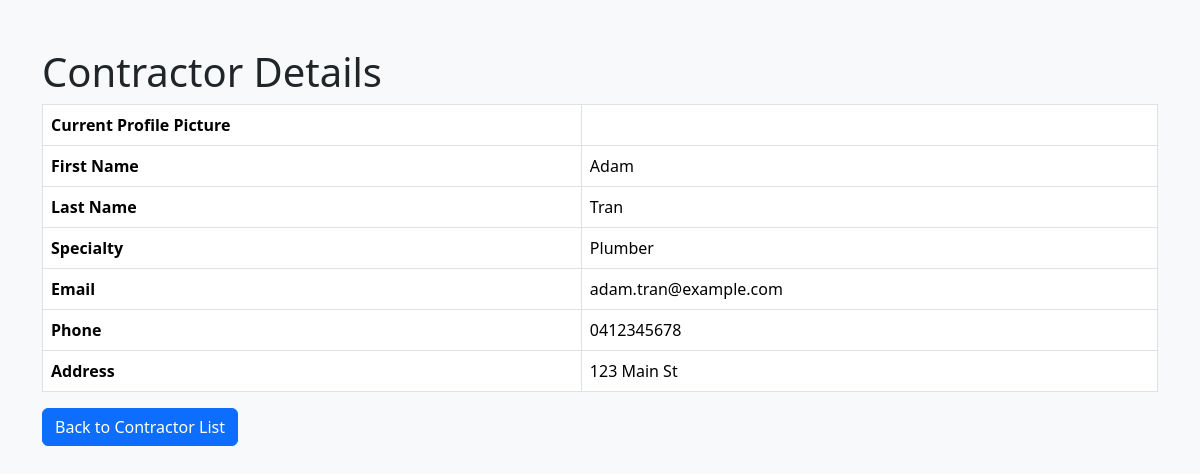
The page /view_contractor_detail.php?contractor_id=1 (signed in) on the database its author committed.
### tables this page shows
CREATE TABLE `contractor` (
  `contractor_id` int(11) NOT NULL,
  `firstName` varchar(50) NOT NULL,
  `lastName` varchar(50) DEFAULT NULL,
  `specialty` varchar(50) NOT NULL,
  `email` varchar(50) NOT NULL,
  `phone` varchar(10) NOT NULL,
  `address` varchar(200) NOT NULL,
  `profile_picture` varchar(256) DEFAULT NULL
);

### view_contractor_detail.php (the view, shortened to what this page needs)
<?php
require_once("connection.php");
$stmt = $dbh->prepare("SELECT * FROM `contractor` WHERE `contractor_id` = :contractor_id");
$stmt->execute(['contractor_id' => $_GET['contractor_id']]);
if ($stmt->rowCount() == 1 && $row = $stmt->fetchObject()) {
    ?>
    <!doctype html>
    <html lang="en">
    <head>
        <link href="https://cdn.jsdelivr.net/npm/bootstrap@5.3.3/dist/css/bootstrap.min.css" rel="stylesheet">
    </head>
    <body class="bg-body-tertiary">
    <div class="container mt-5">
        <h1>Contractor Details</h1>
        <table class="table table-bordered">
            <tr>
                <th>Current Profile Picture</th>
                <td><img src="<?= htmlspecialchars($row->profile_picture) ?>"style="max-width: 200px;"></td>
            </tr>
            <tr>
                <th>First Name</th>
                <td><?= htmlspecialchars($row->firstName) ?></td>
            </tr>
            <tr>
                <th>Last Name</th>
                <td><?= htmlspecialchars($row->lastName) ?></td>
            </tr>
            <tr>
                <th>Specialty</th>
                <td><?= htmlspecialchars($row->specialty) ?></td>
            </tr>
            <tr>
                <th>Email</th>
                <td><?= htmlspecialchars($row->email) ?></td>
            </tr>
            <tr>
                <th>Phone</th>
                <td><?= htmlspecialchars($row->phone) ?></td>
            </tr>
            <tr>
                <th>Address</th>
                <td><?= htmlspecialchars($row->address) ?></td>
            </tr>
        </table>
        <a href="dashboard_contractor.php" class="btn btn-primary">Back to Contractor List</a>
    </div>
    </body>
    </html>
    <?php
} else {
    header('Location: dashboard_contractor.php');
    exit;
}
?>

### rows shown on the page
contractor: firstName "Adam", lastName "Tran", specialty "Plumber", email "adam.tran@example.com", phone "0412345678", address "123 Main St"
